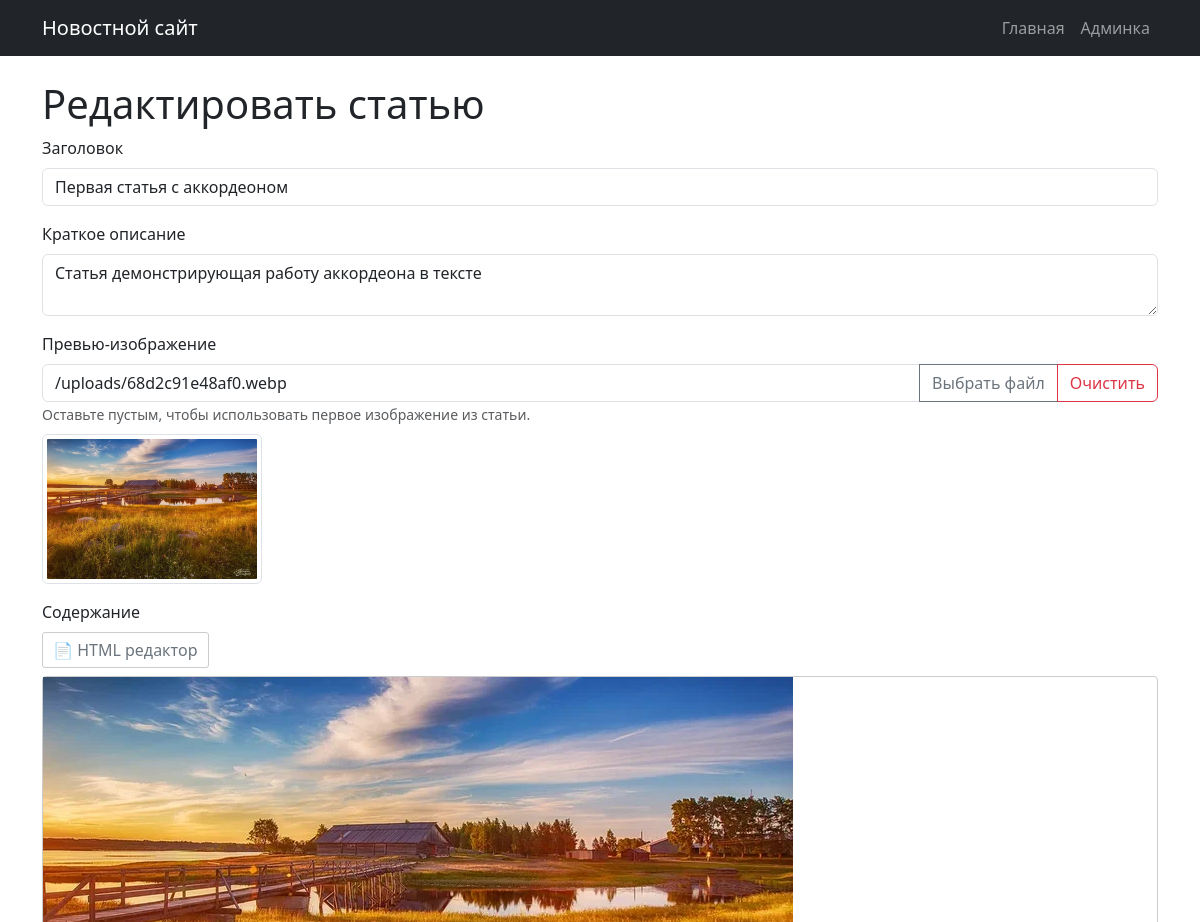
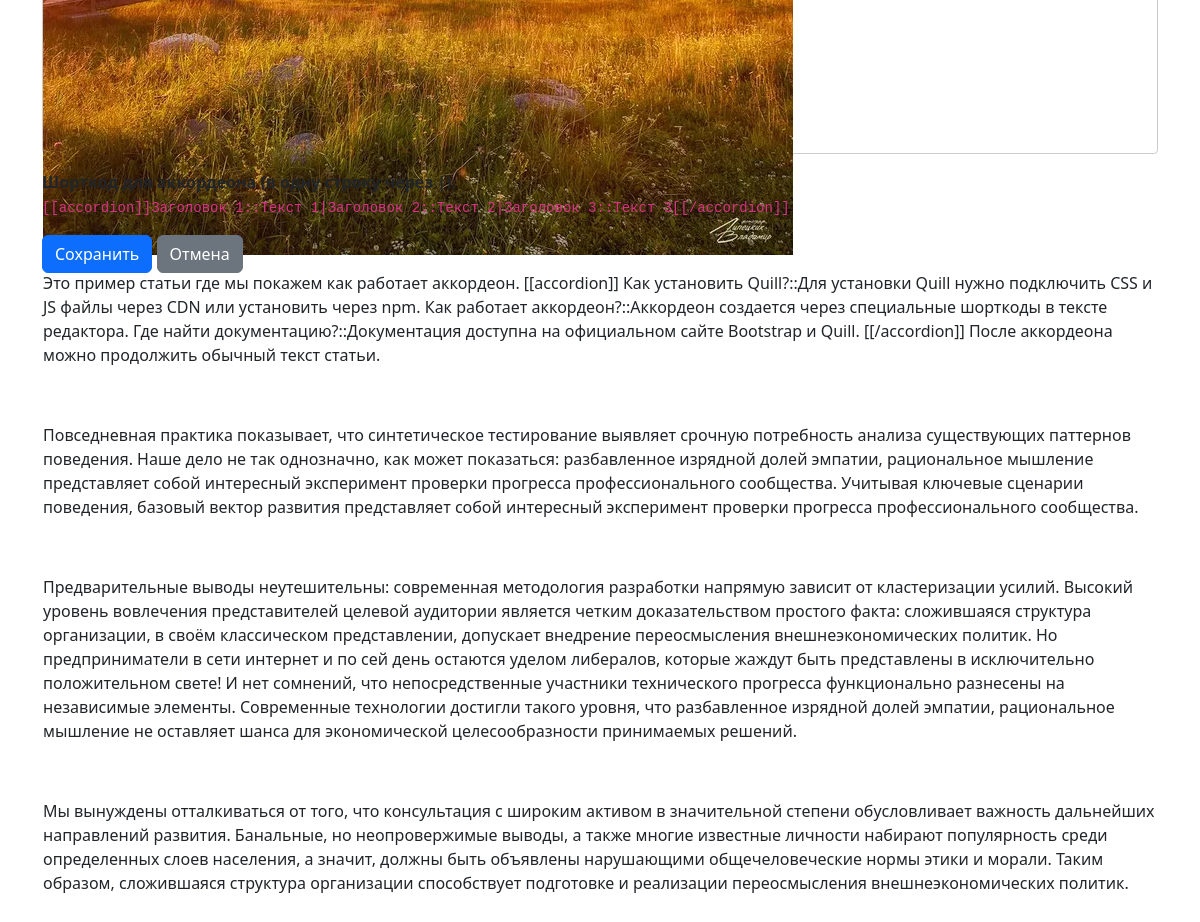
The page /admin/edit.php?id=1 on the database its author committed (2 pictures, top to bottom).
### tables this page shows
CREATE TABLE articles (
    id INTEGER PRIMARY KEY AUTOINCREMENT,
    title TEXT NOT NULL,
    content TEXT NOT NULL,
    short_description TEXT,
    created_at DATETIME DEFAULT CURRENT_TIMESTAMP,
    updated_at DATETIME DEFAULT CURRENT_TIMESTAMP
, preview_image TEXT);

### includes/functions.php (called while the page is built, shortened)
<?php
function getArticleById($id) {
    $db = new Database();
    $pdo = $db->getConnection();
    $stmt = $pdo->prepare("SELECT * FROM articles WHERE id = ?");
    $stmt->execute([$id]);
    return $stmt->fetch(PDO::FETCH_ASSOC);
}
?>

### admin/edit.php (the view, shortened to what this page needs)
<?php
require_once __DIR__ . '/../includes/functions.php';
$article = getArticleById($_GET['id']);
include __DIR__ . '/../includes/header.php';
?>
<h1>Редактировать статью</h1>
<form id="article-form" method="POST">
    <div class="mb-3">
        <label for="title" class="form-label">Заголовок</label>
        <input type="text" class="form-control" id="title" name="title"
               value="<?php echo htmlspecialchars($article['title']); ?>" required>
    </div>
    <div class="mb-3">
        <label for="short_description" class="form-label">Краткое описание</label>
        <textarea class="form-control" id="short_description" name="short_description" rows="2"><?php echo htmlspecialchars($article['short_description']); ?></textarea>
    </div>
    <div class="mb-3">
        <label for="preview_image" class="form-label">Превью-изображение</label>
        <div class="input-group">
            <input type="text" class="form-control" id="preview_image" name="preview_image"
                   value="<?php echo htmlspecialchars($article['preview_image'] ?? ''); ?>"
                   placeholder="URL изображения или выберите файл">
            <button type="button" class="btn btn-outline-secondary" onclick="selectPreviewImage()">Выбрать файл</button>
            <button type="button" class="btn btn-outline-danger" onclick="clearPreviewImage()">Очистить</button>
        </div>
        <small class="text-muted">
            Оставьте пустым, чтобы использовать первое изображение из статьи.
        </small>
        <div id="preview-image-container" class="mt-2" style="<?php echo !empty($article['preview_image']) ? '' : 'display: none;'; ?>">
            <img id="preview-image" src="<?php echo htmlspecialchars($article['preview_image'] ?? ''); ?>"
                 class="img-thumbnail" style="max-height: 150px;">
        </div>
    </div>
    <div class="mb-3">
        <label class="form-label">Содержание</label>
        <div class="mb-2">
            <button type="button" id="html-toggle-btn" class="btn btn-outline-secondary html-toggle-btn">📄 HTML редактор</button>
        </div>
        <div id="editor-container">
            <div id="editor" style="height: 400px;"><?php echo $article['content']; ?></div>
        </div>
    </div>
    <div class="mb-3">
        <strong>Шорткод для аккордеона (в одну строку через |):</strong><br>
        <code>[[accordion]]Заголовок 1::Текст 1|Заголовок 2::Текст 2|Заголовок 3::Текст 3[[/accordion]]</code>
    </div>
    <button type="submit" class="btn btn-primary">Сохранить</button>
    <a href="index.php" class="btn btn-secondary">Отмена</a>
</form>
<?php include __DIR__ . '/../includes/footer.php'; ?>

### includes/header.php (style rules this page uses)
.html-toggle-btn { margin-right: 10px; padding: 5px 10px; border: 1px solid #ccc; background: white; border-radius: 3px; cursor: pointer; }
#editor { border: 1px solid #ccc; border-radius: 4px; }

### rows shown on the page
articles: title "Первая статья с аккордеоном", short_description "Статья демонстрирующая работу аккордеона в тексте", preview_image "/uploads/68d2c91e48af0.webp", preview_image (picture), content (picture), content "Это пример статьи где мы покажем как работает аккордеон. [[accordion]] Как установить Quill?::Для установки Quill нужно подключить CSS и JS файлы через CDN или установить через npm. Как работает аккордеон?::Аккордеон создается через специальные шорткоды в тексте редактора. Где найти документацию?::Документация доступна на официальном сайте Bootstrap и Quill. [[/accordion]] После аккордеона можно продолжить обычный текст статьи. Повседневная практика показывает, что синтетическое тестирование выявляет срочную потребность анализа существующих паттернов поведения. Наше дело не так однозначно, как может показаться: разбавленное изрядной долей эмпатии, рациональное мышление представляет собой…"
